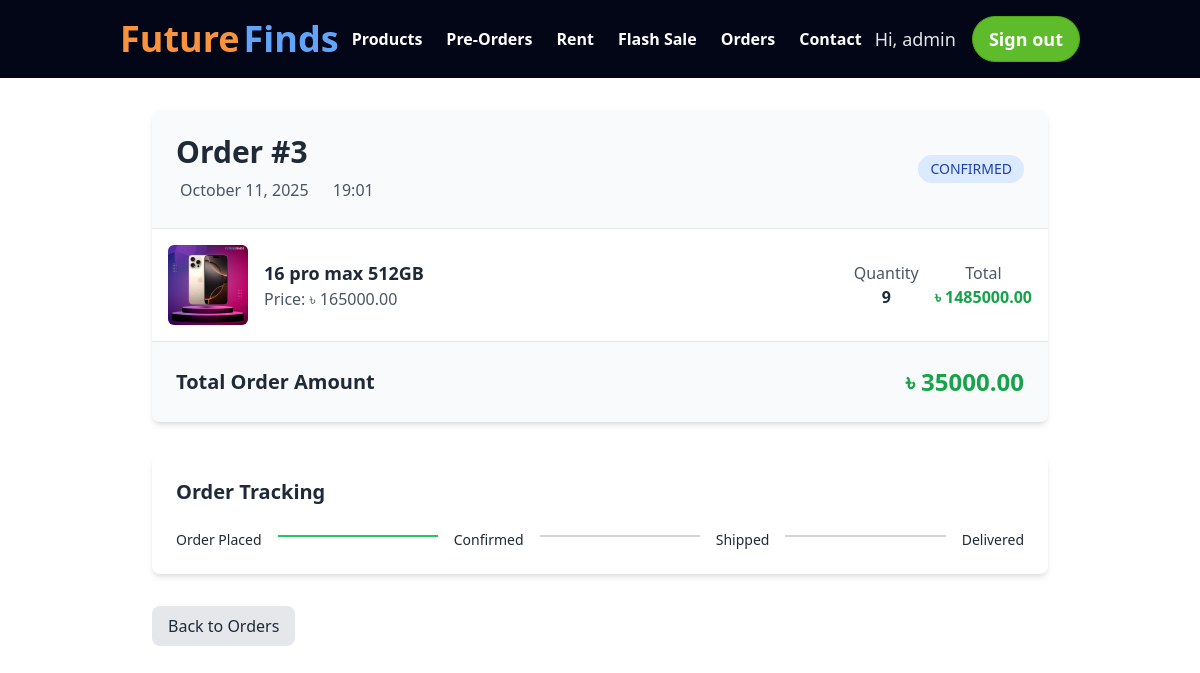
Page /product/orders/3/ (signed in) on the committed database.
### products/models.py (models this page shows, shortened)
class Order(models.Model):
    user = models.ForeignKey(User, on_delete=models.CASCADE, related_name="orders")
    created_at = models.DateTimeField(auto_now_add=True)
    updated_at = models.DateTimeField(auto_now=True)
    STATUS_CHOICES = [
        ("Pending", "Pending"),
        ("Confirmed", "Confirmed"),
        ("Shipped", "Shipped"),
        ("Delivered", "Delivered"),
        ("Cancelled", "Cancelled"),
    ]
    status = models.CharField(max_length=20, choices=STATUS_CHOICES, default="Pending")
    total_price = models.DecimalField(max_digits=10, decimal_places=2, blank=True, null=True)
    address = models.TextField(blank=True, null=True)
    phone = models.CharField(max_length=15, blank=True, null=True)
    PAYMENT_CHOICES = [
        ("SSLCommerz", "SSLCommerz"),
    ]
    payment_method = models.CharField(max_length=20, choices=PAYMENT_CHOICES, default="SSLCommerz")

class OrderItem(models.Model):
    order = models.ForeignKey(Order, on_delete=models.CASCADE, related_name="items")
    product = models.ForeignKey(Product, on_delete=models.CASCADE)
    quantity = models.PositiveIntegerField(default=1)
    price = models.DecimalField(max_digits=10, decimal_places=2)

class Product(models.Model):
    category = models.ForeignKey(Category, related_name='products', on_delete=models.CASCADE)
    name = models.CharField(max_length=255)
    description = models.TextField()
    price = models.DecimalField(max_digits=10, decimal_places=2)
    stock = models.PositiveIntegerField()
    image = models.ImageField(upload_to='product_images/', blank=True, null=True)
    created_at = models.DateTimeField(auto_now_add=True)
    is_available = models.BooleanField(default=True)

### products/views.py (the view)
# urls.py: path('orders/<int:order_id>/', views.order_detail, name='order_detail'),
@login_required(login_url='login')
def order_detail(request, order_id):
    order = get_object_or_404(Order, id=order_id, user=request.user)
    return render(request, 'order_details.html', {'order': order})

### templates/order_details.html (shortened to what this page needs)
<!DOCTYPE html>
<html lang="en">
<head>
     <link href="https://cdn.jsdelivr.net/npm/daisyui@4.12.24/dist/full.min.css" rel="stylesheet" type="text/css" />
<script src="https://cdn.tailwindcss.com"></script>
</head>
<body>
  {% load static %}
<header class="bg-slate-950 sticky top-0 z-50">
  <div class="container mx-auto flex justify-between items-center py-4 px-4 lg:px-8">
    <a href="{% url 'home' %}" class="flex items-center">
      <span class="text-orange-400 text-4xl font-bold">Future</span>
      <span class="text-blue-400 text-4xl font-bold ml-1">Finds</span>
    </a>
    <nav id="mobileMenu" class="hidden lg:flex md:flex-grow justify-center">
      <ul class="flex flex-col lg:flex-row lg:space-x-6 text-white font-semibold">
        <li><a href="{% url 'products' %}" class="hover:text-orange-400 py-2 block">Products</a></li>
        <li><a href="{% url 'preorder_products' %}" class="hover:text-orange-400 py-2 block">Pre-Orders</a></li>
        <li><a href="{% url 'rental_products' %}" class="hover:text-orange-400 py-2 block">Rent</a></li>
        <li><a href="{% url 'flash_sale' %}" class="hover:text-orange-400 py-2 block">Flash Sale</a></li>
        {% if user.is_authenticated %}
          <li><a href="{% url 'orders' %}" class="hover:text-orange-400 py-2 block">Orders</a></li>
        {% endif %}
        <li><a href="#footer_part" class="hover:text-orange-400 py-2 block">Contact</a></li>
      </ul>
    </nav>
    <div class="hidden lg:flex items-center space-x-4">
      {% if user.is_authenticated %}
        <span class="text-gray-200 text-lg">Hi, {{ user.username }}</span>
        <a href="{% url 'logout' %}"
           class="bg-[#5EBB2B] border border-[#4eaa0c] text-white hover:bg-transparent hover:text-[#5EBB2B] font-semibold px-4 py-2 rounded-full text-lg transition">
           Sign out
        </a>
      {% else %}
        <a href="{% url 'login' %}"
           class="bg-[#FF9900] border border-[#e17d00] text-black hover:bg-transparent hover:text-[#FF9900] font-semibold px-4 py-2 rounded-full text-lg transition">
           Sign in
        </a>
      {% endif %}
    </div>
  </div>
</header>
<div class="container mx-auto px-4 py-8 min-h-screen">
   <div class="max-w-4xl mx-auto">
       <div class="bg-white shadow-md rounded-lg overflow-hidden mb-8">
           <div class="bg-gray-50 p-6 border-b border-gray-200">
               <div class="flex justify-between items-center">
                   <div>
                       <h1 class="text-3xl font-bold text-gray-800">Order #{{ order.id }}</h1>
                       <div class="mt-2 text-gray-600">
                           <span class="mr-4">
                               {{ order.created_at|date:"F d, Y" }}
                           </span>
                           <span>
                               {{ order.created_at|date:"H:i" }}
                           </span>
                       </div>
                   </div>
                   <span class="
                       {% if order.status == 'Pending' %}bg-yellow-100 text-yellow-800
                       {% elif order.status == 'Confirmed' %}bg-blue-100 text-blue-800
                       {% elif order.status == 'Shipped' %}bg-green-100 text-green-800
                       {% elif order.status == 'Delivered' %}bg-green-200 text-green-900
                       {% else %}bg-red-100 text-red-800
                       {% endif %}
                       px-3 py-1 rounded-full text-sm font-medium uppercase">
                       {{ order.status }}
                   </span>
               </div>
           </div>
           <div class="divide-y divide-gray-200">
               {% for item in order.items.all %}
               <div class="flex items-center p-4 hover:bg-gray-50 transition-colors">
                   <div class="w-20 h-20 mr-4 flex-shrink-0">
                       {% if item.product.image %}
                       <img src="{{ item.product.image.url }}" alt="{{ item.product.name }}"
                           class="w-full h-full object-cover rounded-md">
                       {% else %}
                       <div
                           class="w-full h-full bg-gray-200 rounded-md flex items-center justify-center text-gray-500">
                           No Image
                       </div>
                       {% endif %}
                   </div>
                   <div class="flex-grow">
                       <h2 class="text-lg font-semibold text-gray-800">{{ item.product.name }}</h2>
                       <p class="text-gray-600">Price: ৳ {{ item.product.price }}</p>
                   </div>
                   <div class="flex items-center space-x-4">
                       <div class="text-center">
                           <span class="text-gray-600 block">Quantity</span>
                           <span class="font-bold text-gray-800">{{ item.quantity }}</span>
                       </div>
                       <div class="text-center">
                           <span class="text-gray-600 block">Total</span>
                           <span class="font-bold text-green-600">৳ {{ item.price }}</span>
                       </div>
                   </div>
               </div>
               {% endfor %}
           </div>
           <div class="bg-gray-50 p-6 border-t border-gray-200 flex justify-between items-center">
               <span class="text-xl font-bold text-gray-800">Total Order Amount</span>
               <span class="text-2xl font-bold text-green-600">৳ {{ order.total_price }}</span>
           </div>
       </div>
       <div class="mt-6 bg-white shadow-md rounded-lg p-6 mb-8">
           <h3 class="text-xl font-semibold mb-4 text-gray-800">Order Tracking</h3>
           <div class="flex items-center justify-between">
               <div class="flex flex-col items-center">
                   <span class="mt-2 text-sm">Order Placed</span>
               </div>
               <div
                   class="flex-grow border-t-2 mx-4
                   {% if order.status in 'Confirmed,Shipped,Delivered' %}border-green-500{% else %}border-gray-300{% endif %}">
               </div>
               <div class="flex flex-col items-center">
                   <span class="mt-2 text-sm">Confirmed</span>
               </div>
               <div class="flex-grow border-t-2 mx-4
                   {% if order.status in 'Shipped,Delivered' %}border-green-500{% else %}border-gray-300{% endif %}">
               </div>
               <div class="flex flex-col items-center">
                   <span class="mt-2 text-sm">Shipped</span>
               </div>
               <div class="flex-grow border-t-2 mx-4
                   {% if order.status == 'Delivered' %}border-green-500{% else %}border-gray-300{% endif %}"></div>
               <div class="flex flex-col items-center">
                   <span class="mt-2 text-sm">Delivered</span>
               </div>
           </div>
       </div>
       <div class="mt-6 flex justify-between">
           <a href="{% url 'orders' %}"
               class="bg-gray-200 text-gray-800 px-4 py-2 rounded-lg hover:bg-gray-300 transition">
               Back to Orders
           </a>
       </div>
   </div>
</div>
    {% load static %}
</body>
</html>

### rows in the picture
Order: id "3", created_at "October 11, 2025", created_at "19:01", status "CONFIRMED", total_price "35000.00"
OrderItem: product.image (picture), product.name "16 pro max 512GB", product.price "165000.00", quantity "9", price "1485000.00"

### other values in the picture
{{ user.username }} "admin"
